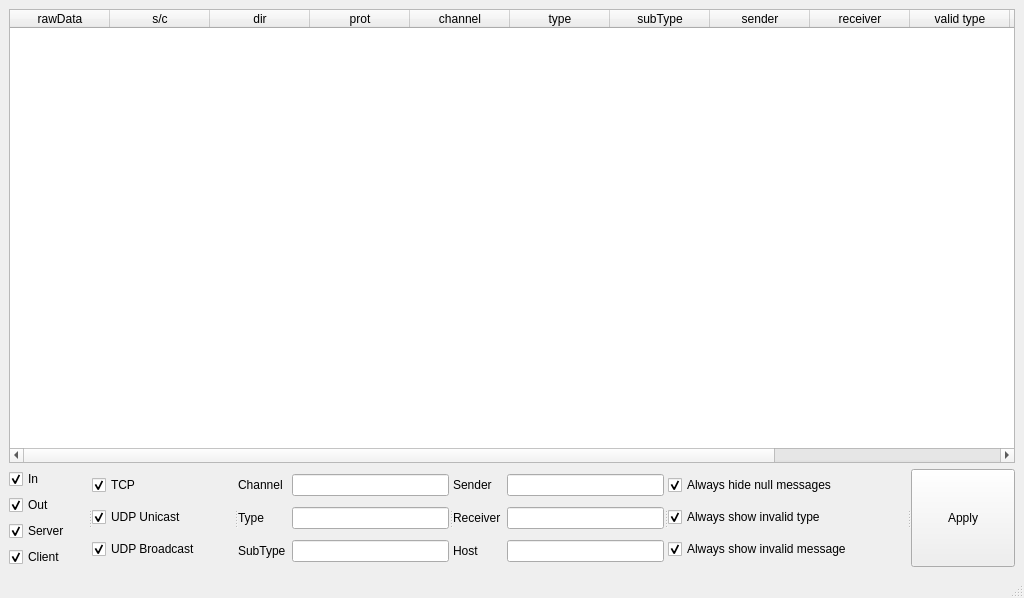
<?xml version="1.0" encoding="UTF-8"?>
<ui version="4.0">
 <class>DataUnitViewer</class>
 <widget class="QMainWindow" name="DataUnitViewer">
  <property name="geometry">
   <rect>
    <x>0</x>
    <y>0</y>
    <width>1024</width>
    <height>598</height>
   </rect>
  </property>
  <property name="windowTitle">
   <string>DataElementViewer</string>
  </property>
  <widget class="QWidget" name="centralwidget">
   <layout class="QVBoxLayout" name="verticalLayout_4">
    <item>
     <widget class="QTableWidget" name="outputTable">
      <column>
       <property name="text">
        <string>rawData</string>
       </property>
      </column>
      <column>
       <property name="text">
        <string>s/c</string>
       </property>
      </column>
      <column>
       <property name="text">
        <string>dir</string>
       </property>
      </column>
      <column>
       <property name="text">
        <string>prot</string>
       </property>
      </column>
      <column>
       <property name="text">
        <string>channel</string>
       </property>
      </column>
      <column>
       <property name="text">
        <string>type</string>
       </property>
      </column>
      <column>
       <property name="text">
        <string>subType</string>
       </property>
      </column>
      <column>
       <property name="text">
        <string>sender</string>
       </property>
      </column>
      <column>
       <property name="text">
        <string>receiver</string>
       </property>
      </column>
      <column>
       <property name="text">
        <string>valid type</string>
       </property>
      </column>
      <column>
       <property name="text">
        <string>message</string>
       </property>
      </column>
      <column>
       <property name="text">
        <string>valid message</string>
       </property>
      </column>
      <column>
       <property name="text">
        <string>host</string>
       </property>
      </column>
     </widget>
    </item>
    <item>
     <widget class="QSplitter" name="splitter">
      <property name="orientation">
       <enum>Qt::Horizontal</enum>
      </property>
      <widget class="QWidget" name="layoutWidget">
       <layout class="QVBoxLayout" name="verticalLayout">
        <item>
         <widget class="QCheckBox" name="filterIn">
          <property name="text">
           <string>In</string>
          </property>
          <property name="checked">
           <bool>true</bool>
          </property>
         </widget>
        </item>
        <item>
         <widget class="QCheckBox" name="filterOut">
          <property name="text">
           <string>Out</string>
          </property>
          <property name="checked">
           <bool>true</bool>
          </property>
         </widget>
        </item>
        <item>
         <widget class="QCheckBox" name="filterServer">
          <property name="text">
           <string>Server</string>
          </property>
          <property name="checked">
           <bool>true</bool>
          </property>
         </widget>
        </item>
        <item>
         <widget class="QCheckBox" name="filterClient">
          <property name="text">
           <string>Client</string>
          </property>
          <property name="checked">
           <bool>true</bool>
          </property>
         </widget>
        </item>
       </layout>
      </widget>
      <widget class="QWidget" name="layoutWidget1">
       <layout class="QVBoxLayout" name="verticalLayout_2">
        <item>
         <widget class="QCheckBox" name="filterTcp">
          <property name="text">
           <string>TCP</string>
          </property>
          <property name="checked">
           <bool>true</bool>
          </property>
         </widget>
        </item>
        <item>
         <widget class="QCheckBox" name="filterUdpUnicast">
          <property name="text">
           <string>UDP Unicast</string>
          </property>
          <property name="checked">
           <bool>true</bool>
          </property>
         </widget>
        </item>
        <item>
         <widget class="QCheckBox" name="filterUdpBroadcast">
          <property name="text">
           <string>UDP Broadcast</string>
          </property>
          <property name="checked">
           <bool>true</bool>
          </property>
         </widget>
        </item>
       </layout>
      </widget>
      <widget class="QWidget" name="layoutWidget2">
       <layout class="QGridLayout" name="gridLayout">
        <item row="0" column="0">
         <widget class="QLabel" name="label">
          <property name="text">
           <string>Channel</string>
          </property>
         </widget>
        </item>
        <item row="0" column="1">
         <widget class="QLineEdit" name="filterChannel"/>
        </item>
        <item row="1" column="0">
         <widget class="QLabel" name="label_2">
          <property name="text">
           <string>Type</string>
          </property>
         </widget>
        </item>
        <item row="1" column="1">
         <widget class="QLineEdit" name="filterType"/>
        </item>
        <item row="2" column="0">
         <widget class="QLabel" name="label_3">
          <property name="text">
           <string>SubType</string>
          </property>
         </widget>
        </item>
        <item row="2" column="1">
         <widget class="QLineEdit" name="filterSubType"/>
        </item>
       </layout>
      </widget>
      <widget class="QWidget" name="layoutWidget3">
       <layout class="QGridLayout" name="gridLayout_2">
        <item row="0" column="0">
         <widget class="QLabel" name="label_4">
          <property name="text">
           <string>Sender</string>
          </property>
         </widget>
        </item>
        <item row="0" column="1">
         <widget class="QLineEdit" name="filterSender"/>
        </item>
        <item row="1" column="0">
         <widget class="QLabel" name="label_5">
          <property name="text">
           <string>Receiver</string>
          </property>
         </widget>
        </item>
        <item row="1" column="1">
         <widget class="QLineEdit" name="filterReceiver"/>
        </item>
        <item row="2" column="0">
         <widget class="QLabel" name="label_6">
          <property name="text">
           <string>Host</string>
          </property>
         </widget>
        </item>
        <item row="2" column="1">
         <widget class="QLineEdit" name="filterHost"/>
        </item>
       </layout>
      </widget>
      <widget class="QWidget" name="layoutWidget4">
       <layout class="QVBoxLayout" name="verticalLayout_3">
        <item>
         <widget class="QCheckBox" name="filterNullMessage">
          <property name="acceptDrops">
           <bool>false</bool>
          </property>
          <property name="text">
           <string>Always hide null messages</string>
          </property>
          <property name="checked">
           <bool>true</bool>
          </property>
         </widget>
        </item>
        <item>
         <widget class="QCheckBox" name="filterInvalidType">
          <property name="text">
           <string>Always show invalid type</string>
          </property>
          <property name="checked">
           <bool>true</bool>
          </property>
         </widget>
        </item>
        <item>
         <widget class="QCheckBox" name="filterInvalidMessage">
          <property name="text">
           <string>Always show invalid message</string>
          </property>
          <property name="checked">
           <bool>true</bool>
          </property>
         </widget>
        </item>
       </layout>
      </widget>
      <widget class="QPushButton" name="applyButton">
       <property name="text">
        <string>Apply</string>
       </property>
      </widget>
     </widget>
    </item>
   </layout>
  </widget>
  <widget class="QMenuBar" name="menubar">
   <property name="geometry">
    <rect>
     <x>0</x>
     <y>0</y>
     <width>1024</width>
     <height>26</height>
    </rect>
   </property>
  </widget>
  <widget class="QStatusBar" name="statusbar"/>
 </widget>
 <resources/>
 <connections/>
</ui>
